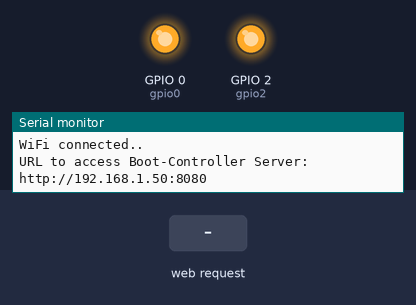
This sketch was run on a simulated ESP8266 (NodeMCU). On the bench: output pins drawn as LEDs (lit = HIGH), the last lines printed to the serial monitor. The test bench sets the inputs (shaded band). WiFi joins after 1.5 s; servers stay silent unless stated.

Above: at 5.2 s.
5.3 s: HTTP request GET /cpu/on received
At 6.1 s:
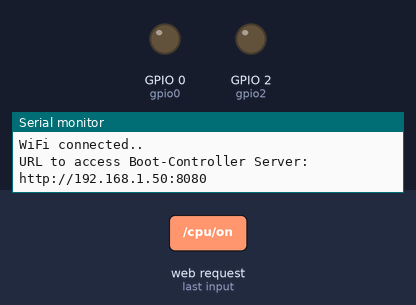
At 7.4 s:
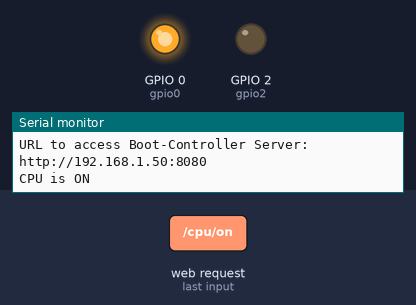
7.8 s: HTTP request GET /cpu/off received
At 8.6 s:
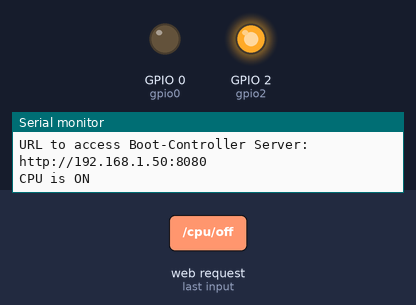
Timing chart, 0 to 19.3 s (numbered marks = the images above; inputs shaded):
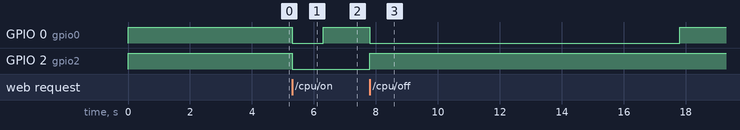

Measured:
- after the input at 5.3 s, GPIO 0 (gpio0): HIGH → LOW at once, → HIGH 1.0 s later; GPIO 2 (gpio2): HIGH → LOW at once
- after the input at 7.8 s, GPIO 0 (gpio0): HIGH → LOW at once, → HIGH 10.0 s later; GPIO 2 (gpio2): LOW → HIGH at once

The sketch:

esp-boot-controller.ino
```cpp
/* include ESP Wi-Fi library */
#include <ESP8266WiFi.h>

/* WiFi network where this ESP based relay will be connected to */
const char* ssid     = "WiFi-SSID";
const char* password = "WiFi-Password";

/* set web server port number to 8080 */
WiFiServer server(8080);

/* variable to store the HTTP request */
String header;

/* to store the current cpu state - default is off */
String cpustate = "OFF";

/* the relay is connected to GPIO-0
 * use GPIO-2 for cpustate (on/off) detection
 */
const int gpio0 = 0; /* Relay board's LED connected here, as well as Relay control pin */
const int gpio2 = 2; /* ESP LED connected here */

/* current time */
unsigned long currentTime = millis();
/* previous time */
unsigned long previousTime = 0;
/* define timeout time in milliseconds (example: 2000ms = 2s) */
const long timeoutTime = 2000;

void setup() {
	/* set UART baudrate as 115200 */
	Serial.begin(115200);

	/* set GPIO pins set as output */
	pinMode(gpio0, OUTPUT);
	pinMode(gpio2, OUTPUT);

	/* set default outputs of GPIO pins
	 *
	 * gpio0 as HIGH: relay's COM (common) and NO (normally-open) functions appropirately if gpio-0 is HIGH
	 * Also, the Relay LED connected to GPIO-0 will become OFF here.
	 * Here, NO and COM should be connected to CPU power buttons.
	 *
	 * gpio2 as HIGH: default CPU is considered as OFF. Put LED to off to show CPU is OFF.
	 */
	digitalWrite(gpio0, HIGH);
	digitalWrite(gpio2, HIGH);

	delay(2000);
	/* connect to Wi-Fi network with SSID and password */
	Serial.print("Connecting to ");
	Serial.println(ssid);
	WiFi.begin(ssid, password);

	/* print a dot every second while WiFi is in connecting */
	while (WiFi.status() != WL_CONNECTED) {
		delay(1000); /* 1000ms delay */
		Serial.print(".");
	}
	/* inform wifi is connected on serial */
	Serial.println("");
	Serial.println("WiFi connected..");
	/* print URL of Boot-controller server */
	Serial.print("URL to access Boot-Controller Server: ");
	Serial.print("http://");
	Serial.print(WiFi.localIP());
	Serial.println(":8080");

	/* start the server */
	server.begin();
}

void loop()
{
	/* wait for a client */
	WiFiClient client = server.available();

	if (client) {
		String currentLine = "";
		currentTime = millis();
		previousTime = currentTime;

		/* wait for a client to send data within 2000ms */
		while (client.connected() && currentTime - previousTime <= timeoutTime) {
			currentTime = millis();
			/* ensure client availability */
			if (client.available()) {
				char c = client.read();
				header += c;
				if (c == '\n') {
					if (currentLine.length() == 0) {
						/* HTTP headers always start with a response code (e.g. HTTP/1.1 200 OK)
						 * and a content-type so the client knows what's coming, then a blank line:
						 */
						client.println("HTTP/1.1 200 OK");
						client.println("Content-type:text/html");
						client.println("Connection: close");
						client.println();

						/* turn CPU on/off */
						if (header.indexOf("GET /cpu/on") >= 0 && cpustate == "OFF") {
							/* indicate by GPIO-2 that CPU is ON */
							digitalWrite(gpio2, LOW);

							/* drive NO pin (= !gpio0)of relay low and then high with 1000ms delay
							 * this is required to turn on CPU
							 * Relay LED will be ON for 1000ms
							 */
							digitalWrite(gpio0, LOW);
							delay(1000);
							digitalWrite(gpio0, HIGH);

							/* print on console */
							Serial.println("CPU is ON");
							cpustate = "ON";
						} else if (header.indexOf("GET /cpu/off") >= 0 && cpustate == "ON") {
							/* indicate by GPIO-2 that CPU is OFF */
							digitalWrite(gpio2, HIGH);

							/* drive NO pin (= !gpio0)of relay low and then high with 10s delay
							 * this is required to turn on CPU
							 */
							digitalWrite(gpio0, LOW);
							delay(10000);
							digitalWrite(gpio0, HIGH);

							/* print on console */
							Serial.println("CPU is OFF");
							cpustate = "OFF";
						} else if (header.indexOf("GET /cpu/reset") >= 0) {
							/* indicate by GPIO-2 that CPU is OFF */
							digitalWrite(gpio2, HIGH);

							/* print on console */
							Serial.println("CPUSTATE is now in RESET mode");
							cpustate = "OFF";
						}

						/* display the HTML web page */
						client.println("<!DOCTYPE html><html>");
						client.println("<head><meta name=\"viewport\" content=\"width=device-width, initial-scale=1\">");
						client.println("<link rel=\"icon\" href=\"data:,\">");
						/* CSS style for the CPU on/off button */
						client.println("<style> html { font-family: Helvetica; display: inline-block; margin: 0px auto; text-align: center;}");
						client.println(".button { background-color: #006600; border: none; color: white; padding: 16px 40px;");
						client.println("text-decoration: none; font-size: 30px; margin: 2px; cursor: pointer;}");
						client.println(".button2 {background-color: #B32D00;}</style></head>");

						/* Web Page Heading */
						client.println("<body><h1>Boot Controller Server</h1>");

						/* display the current CPU state */
						client.println("<p>CPU is " + cpustate + "</p>");

						/* display the ON button if cpu is OFF */
						if (cpustate == "OFF") {
							client.println("<p><a href=\"/cpu/on\"><button class=\"button\">ON</button></a></p>");
						} else {
							client.println("<p><a href=\"/cpu/off\"><button class=\"button button2\">OFF</button></a></p>");
						}
						client.println("<p><a href=\"/cpu/reset\"><button>RESET</button></a></p>");
						client.println("</body></html>");

						/* The HTTP response ends with another blank line */
						client.println();
						/* terminate the while loop */
						break;
					} else { /* clear currentLine */
						currentLine = "";
					}
				} else if (c != '\r') { /* if we get anything else but a carriage return character */
					currentLine += c; /* and add it to the end of the currentLine */
				}
			}
		}
		/* clear the header variable */
		header = "";
		/* close the connection */
		client.stop();
	}
}
```
